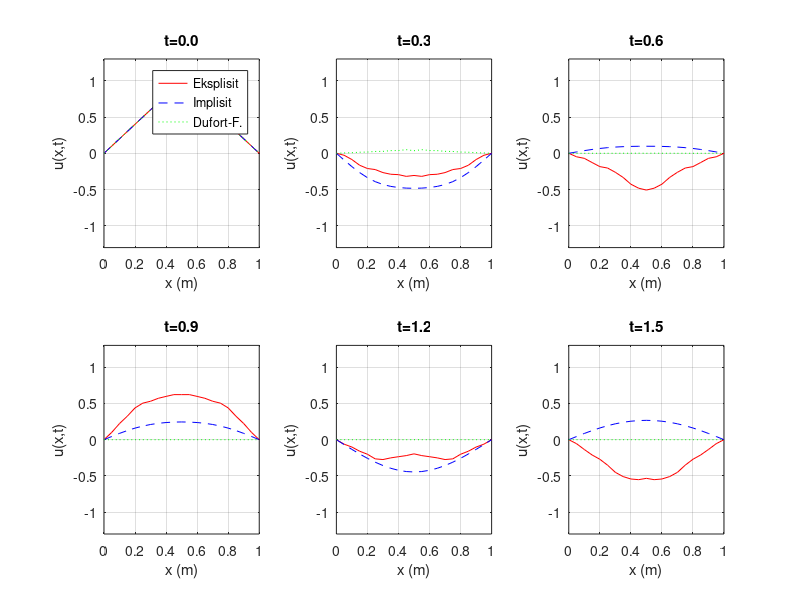
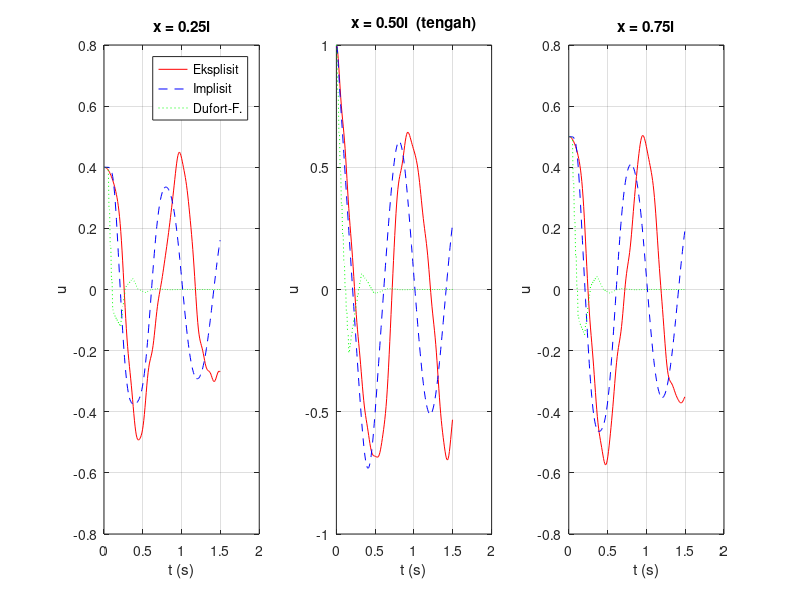
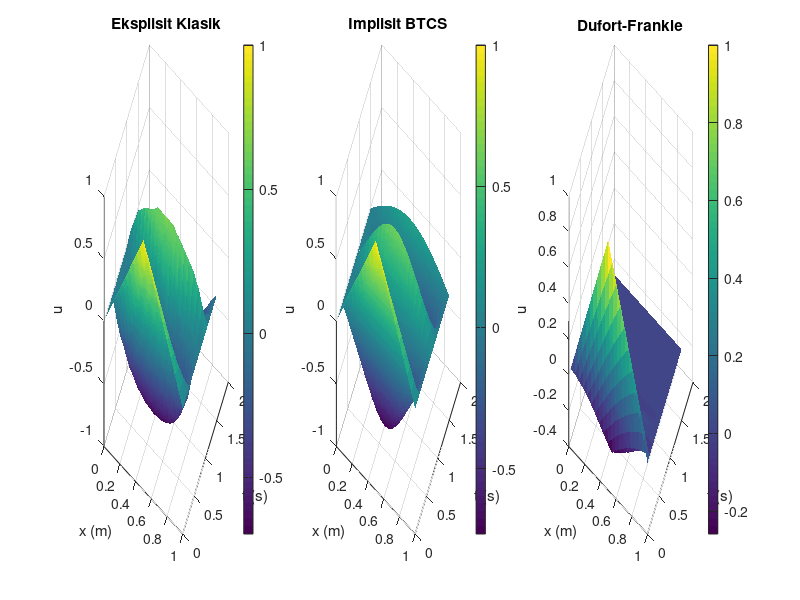
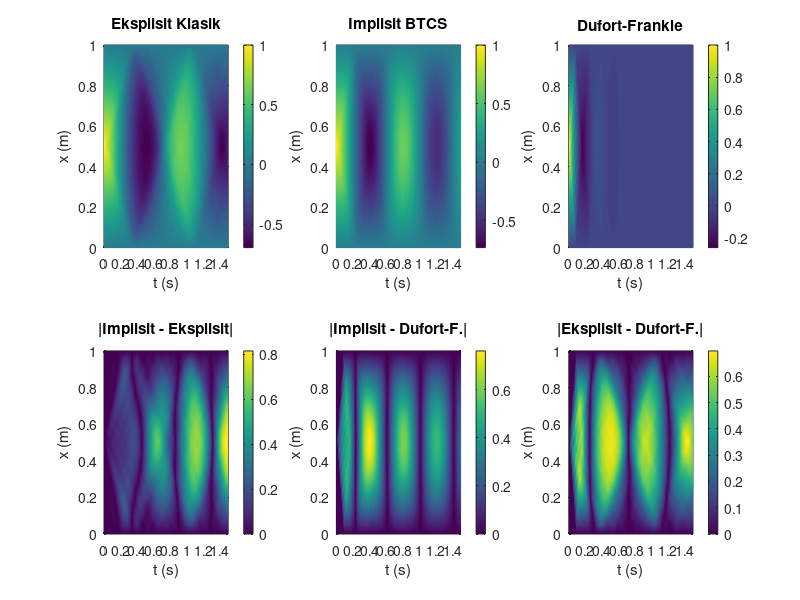

The MATLAB script that drew these images, in order:
clc; clear all; close all;

% ====== PARAMETER ======
c  = 1;
kd = 0.3;
l  = 1;
h  = 1;
dx = 0.05;
dt = 0.008;

% ====== GRID ======
x  = 0:dx:l;
t  = 0:dt:1.5;
Nx = length(x);
Nt = length(t);

% ====== KOEFISIEN ======
A   = 0.5*c^2 + 2*c^2/l;
r   = A*dt^2/dx^2;
cw  = sqrt(A);
mu  = A*dt/dx^2;

% ====== KONDISI AWAL ======
u_eks = zeros(Nx,Nt);
u_imp = zeros(Nx,Nt);
u_df  = zeros(Nx,Nt);

for j = 1:Nx
    if x(j) <= 0.5*l
        val = 2*h*x(j)/l;
    else
        val = 2*h - 2*h*x(j)/l;
    end
    u_eks(j,1) = val;
    u_imp(j,1) = val;
    u_df(j,1)  = val;
end

% ====== KONDISI BATAS ======
for n = 1:Nt
    u_eks(1,n)=0; u_eks(Nx,n)=0;
    u_imp(1,n)=0; u_imp(Nx,n)=0;
    u_df(1,n)=0;  u_df(Nx,n)=0;
end

% ====== INISIALISASI n=1 ======
for j = 2:Nx-1
    u_eks(j,2) = u_eks(j,1) + 0.5*r*(u_eks(j+1,1)-2*u_eks(j,1)+u_eks(j-1,1));
    u_imp(j,2) = u_imp(j,1) + 0.5*r*(u_imp(j+1,1)-2*u_imp(j,1)+u_imp(j-1,1));
    u_df(j,2)  = u_df(j,1)  + 0.5*r*(u_df(j+1,1) -2*u_df(j,1) +u_df(j-1,1));
end

% ====== ITERASI EKSPLISIT ======
D_eks = 1 + kd*dt/2;
for n = 2:Nt-1
    for j = 2:Nx-1
        lap = u_eks(j+1,n)-2*u_eks(j,n)+u_eks(j-1,n);
        vel = u_eks(j,n)-u_eks(j,n-1);
        u_eks(j,n+1) = (2*u_eks(j,n)-u_eks(j,n-1)+r*lap-kd*dt*vel)/D_eks;
    end
end

% ====== ITERASI IMPLISIT ======
Da = 2*l*dx^2+2*cw^2*l*dt^2+8*cw^2*dt^2+2*kd*l*dx^2*dt;
Db = l*dx^2+cw^2*l*dt^2+4*cw^2*dt^2+kd*l*dx^2*dt;
aa = (cw^2*l*dt^2+4*cw^2*dt^2)/Da;
bb = (2*l*dx^2+kd*l*dx^2*dt)/Db;
cc = l*dx^2/Db;
M     = Nx-2;
A_tri = diag(ones(M,1))-aa*diag(ones(M-1,1),1)-aa*diag(ones(M-1,1),-1);
for n = 2:Nt-1
    B = bb*u_imp(2:Nx-1,n) - cc*u_imp(2:Nx-1,n-1);
    u_imp(2:Nx-1,n+1) = A_tri \ B;
end

% ====== ITERASI DUFORT-FRANKLE ======
D_df = 1+2*mu+2*kd*dt;
for n = 2:Nt-1
    for j = 2:Nx-1
        neigh = u_df(j+1,n)+u_df(j-1,n);
        u_df(j,n+1) = ((1-2*mu)*u_df(j,n-1)+2*mu*neigh-2*kd*dt*u_df(j,n))/D_df;
    end
end

% ====== PLOT PERBANDINGAN SNAPSHOT ======
t_snap = [1, 40, 80, 120, 160, 188];   % indeks waktu
t_label = {'t=0.0', 't=0.3', 't=0.6', 't=0.9', 't=1.2', 't=1.5'};

figure(1);
for k = 1:6
    subplot(2,3,k);
    n = t_snap(k);
    plot(x, u_eks(:,n), 'r-',  'LineWidth', 0.5); hold on;
    plot(x, u_imp(:,n), 'b--', 'LineWidth', 0.5);
    plot(x, u_df(:,n),  'g:',  'LineWidth', 0.5);
    xlabel('x (m)'); ylabel('u(x,t)');
    title(t_label{k});
    ylim([-1.3 1.3]);
    grid on;
    if k == 1
        legend('Eksplisit','Implisit','Dufort-F.','Location','northeast');
    end
end
% ====== PLOT EVOLUSI WAKTU 3 TITIK ======
mid = round(Nx/2);       % x = 0.50l
qtr = round(Nx/4);       % x = 0.25l
tqr = round(3*Nx/4);     % x = 0.75l

figure(2);

subplot(1,3,1);
plot(t, u_eks(qtr,:), 'r-',  'LineWidth', 0.5); hold on;
plot(t, u_imp(qtr,:), 'b--', 'LineWidth', 0.5);
plot(t, u_df(qtr,:),  'g:',  'LineWidth', 0.5);
xlabel('t (s)'); ylabel('u');
title('x = 0.25l');
legend('Eksplisit','Implisit','Dufort-F.','Location','northeast');
grid on;

subplot(1,3,2);
plot(t, u_eks(mid,:), 'r-',  'LineWidth', 0.5); hold on;
plot(t, u_imp(mid,:), 'b--', 'LineWidth', 0.5);
plot(t, u_df(mid,:),  'g:',  'LineWidth', 0.5);
xlabel('t (s)'); ylabel('u');
title('x = 0.50l  (tengah)');
grid on;

subplot(1,3,3);
plot(t, u_eks(tqr,:), 'r-',  'LineWidth', 0.5); hold on;
plot(t, u_imp(tqr,:), 'b--', 'LineWidth', 0.5);
plot(t, u_df(tqr,:),  'g:',  'LineWidth', 0.5);
xlabel('t (s)'); ylabel('u');
title('x = 0.75l');
grid on;
% ====== PLOT 3D PERBANDINGAN ======
[T_mesh, X_mesh] = meshgrid(t, x);

figure(3);
subplot(1,3,1);
surf(X_mesh, T_mesh, u_eks, 'EdgeColor','none');
xlabel('x (m)'); ylabel('t (s)'); zlabel('u');
title('Eksplisit Klasik');
colorbar; view(30,35);

subplot(1,3,2);
surf(X_mesh, T_mesh, u_imp, 'EdgeColor','none');
xlabel('x (m)'); ylabel('t (s)'); zlabel('u');
title('Implisit BTCS');
colorbar; view(30,35);

subplot(1,3,3);
surf(X_mesh, T_mesh, u_df, 'EdgeColor','none');
xlabel('x (m)'); ylabel('t (s)'); zlabel('u');
title('Dufort-Frankle');
colorbar; view(30,35);
% ====== PLOT HEATMAP ======
figure(4);

% Baris 1: Solusi masing-masing metode
subplot(2,3,1);
pcolor(T_mesh, X_mesh, u_eks); shading interp;
xlabel('t (s)'); ylabel('x (m)');
title('Eksplisit Klasik');
colorbar;

subplot(2,3,2);
pcolor(T_mesh, X_mesh, u_imp); shading interp;
xlabel('t (s)'); ylabel('x (m)');
title('Implisit BTCS');
colorbar;

subplot(2,3,3);
pcolor(T_mesh, X_mesh, u_df); shading interp;
xlabel('t (s)'); ylabel('x (m)');
title('Dufort-Frankle');
colorbar;

% Baris 2: Selisih antar metode
subplot(2,3,4);
pcolor(T_mesh, X_mesh, abs(u_imp - u_eks)); shading interp;
xlabel('t (s)'); ylabel('x (m)');
title('|Implisit - Eksplisit|');
colorbar;

subplot(2,3,5);
pcolor(T_mesh, X_mesh, abs(u_imp - u_df)); shading interp;
xlabel('t (s)'); ylabel('x (m)');
title('|Implisit - Dufort-F.|');
colorbar;

subplot(2,3,6);
pcolor(T_mesh, X_mesh, abs(u_eks - u_df)); shading interp;
xlabel('t (s)'); ylabel('x (m)');
title('|Eksplisit - Dufort-F.|');
colorbar;
% ====== ERROR RELATIF ======
figure(5);

err_eks = zeros(1,Nt);
err_df  = zeros(1,Nt);

for n = 1:Nt
    ref = norm(u_imp(:,n));
    if ref > 1e-14
        err_eks(n) = norm(u_imp(:,n) - u_eks(:,n)) / ref;
        err_df(n)  = norm(u_imp(:,n) - u_df(:,n))  / ref;
    end
end

semilogy(t, err_eks+1e-16, 'r-',  'LineWidth', 0.8); hold on;
semilogy(t, err_df+1e-16,  'g--', 'LineWidth', 0.8);
xlabel('t (s)');
ylabel('Error Relatif');
title('Error Relatif vs Waktu (Referensi: Implisit BTCS)');
legend('Eksplisit vs Implisit', 'Dufort-F. vs Implisit', ...
       'Location','northeast');
grid on;
